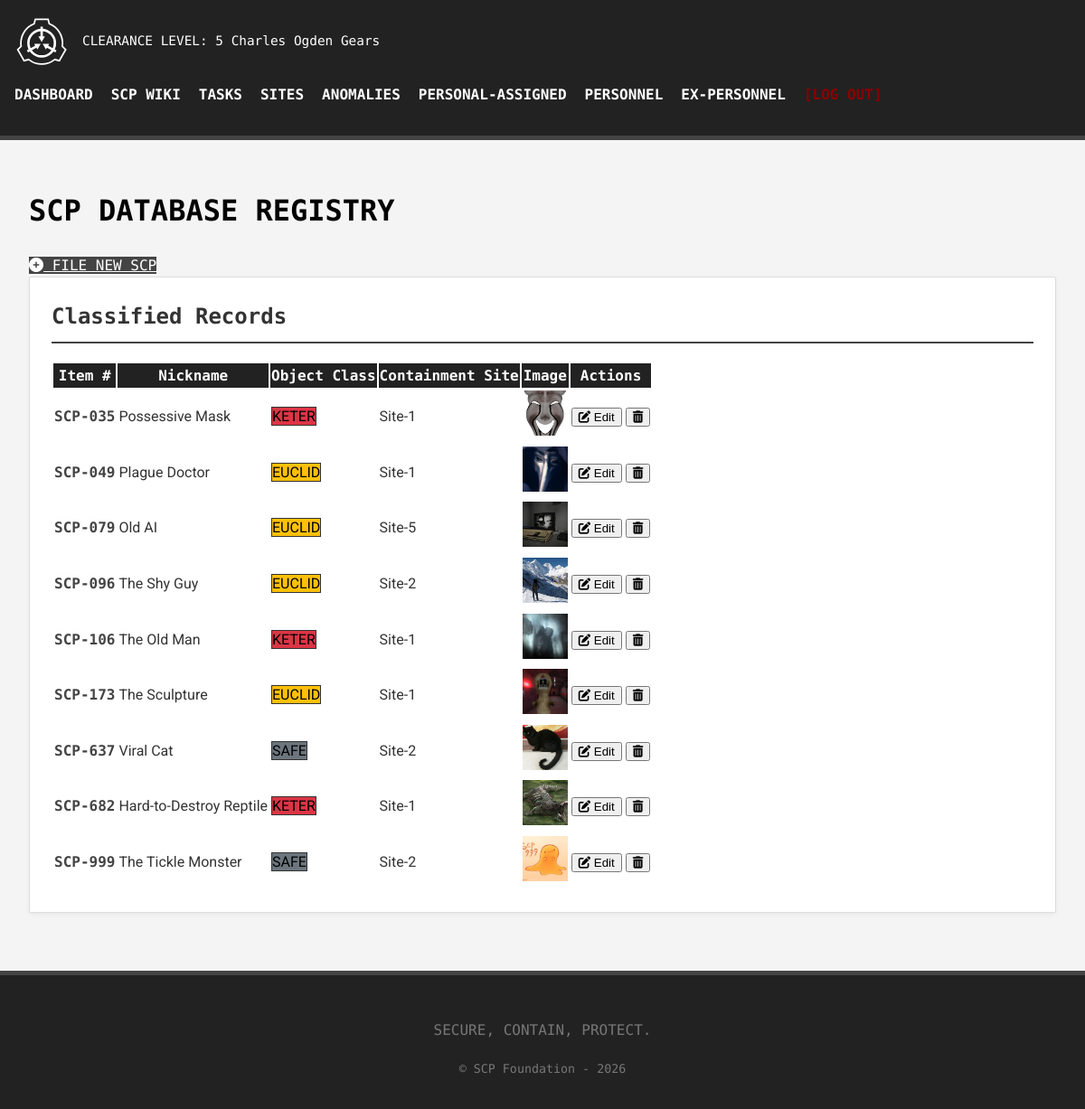
/SCP_CRUD_PHP/index.php?action=anomalies_index (signed in), run on an earlier commit of the app's database.
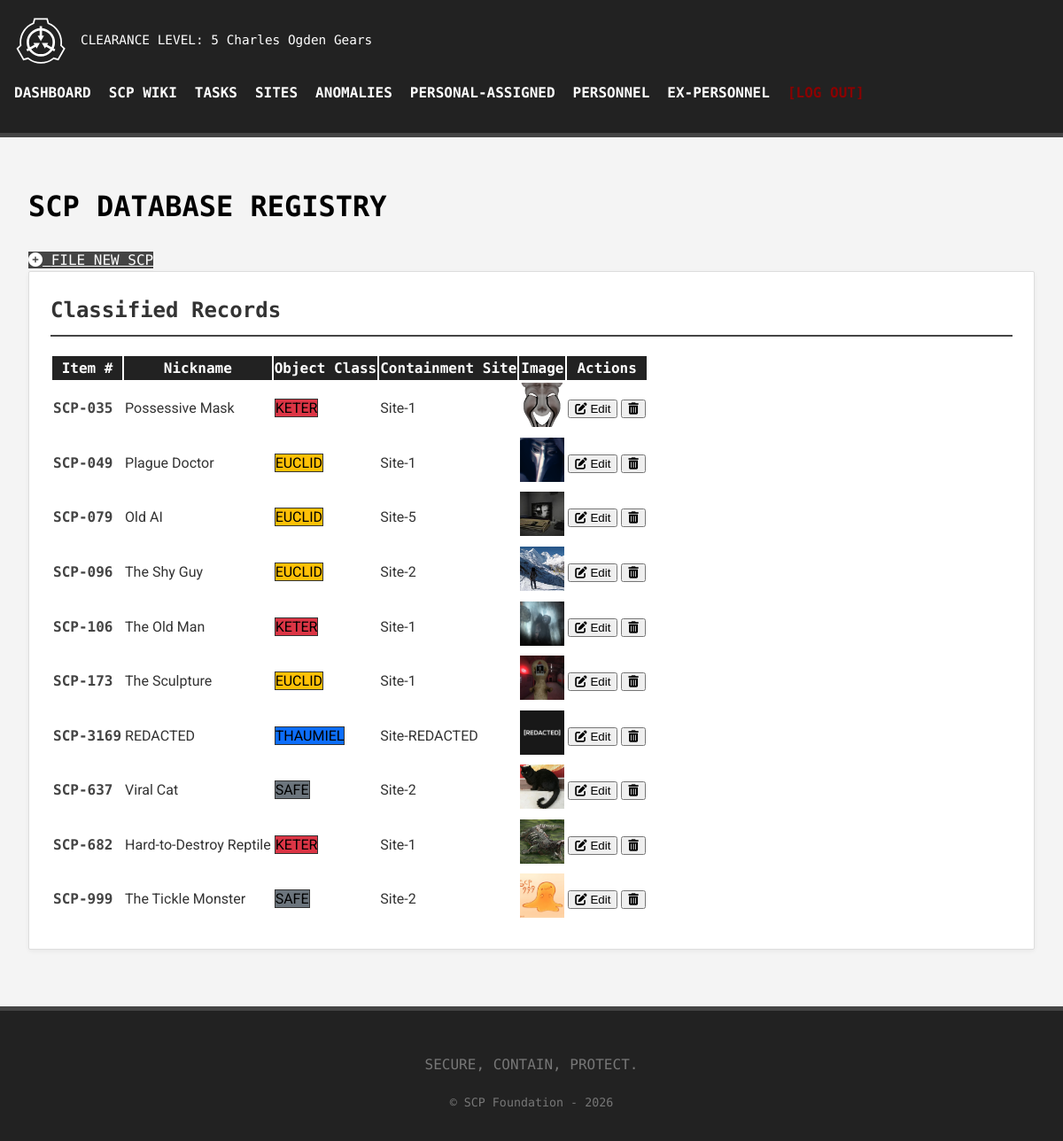
And on a later commit of the database.
### tables this page shows
CREATE TABLE `anomalies` (
  `id` varchar(20) NOT NULL,
  `nickname` varchar(100) DEFAULT NULL,
  `class` varchar(255) NOT NULL,
  `contencion` text DEFAULT NULL,
  `description` text DEFAULT NULL,
  `doc_extensa` varchar(255) DEFAULT NULL,
  `img_url` text DEFAULT NULL,
  `id_sitio` int(11) DEFAULT NULL
);

### SCP_CRUD_PHP/controllers/AnomaliesController.php (called while the page is built, shortened)
<?php
require_once 'models/Anomalies.php';
class AnomaliesController
{
    private $repository;
    public function __construct(IAnomaliesRepository $repository)
    {
        $this->repository = $repository;
    }
    public function index()
    {
        $anomaliesList = $this->repository->getAll();
        require_once 'views/CRUD/anomalies/anomalies.php';
    }
}

### SCP_CRUD_PHP/repositories/MariaDBCrudAnomaliesRepository.php (called while the page is built, shortened)
<?php
require_once 'models/Anomalies.php';
class MariaDBCrudAnomaliesRepository implements IAnomaliesRepository
{
    private $pdo;
    public function __construct(PDO $pdo)
    {
        $this->pdo = $pdo;
    }
    public function getAll()
    {
        $sql = "SELECT * FROM anomalies ORDER BY id ASC";
        $stmt = $this->pdo->prepare($sql);
        $stmt->execute();
        $list = [];
        while ($row = $stmt->fetch(PDO::FETCH_ASSOC)) {
            $list[] = $this->toObject($row);
        }
        return $list;
    }
    private function toObject($row)
    {
        return new Anomalies(
            $row['id'],
            $row['nickname'],
            $row['class'],
            $row['contencion'],
            $row['description'],
            $row['doc_extensa'],
            $row['img_url'],
            $row['id_sitio']
        );
    }
}

### SCP_CRUD_PHP/models/Anomalies.php (called while the page is built, shortened)
<?php
class Anomalies
{
    private $id;
    private $nickname;
    private $class;
    private $img_url;
    private $id_sitio;
    public function __construct($id, $nickname, $class, $contencion, $description, $doc_extensa, $img_url, $id_sitio)
    {
        $this->id = $id;
        $this->nickname = $nickname;
        $this->class = $class;
        $this->img_url = $img_url;
        $this->id_sitio = $id_sitio;
    }
    public function getId()
    {
        return $this->id;
    }
    public function getNickname()
    {
        return $this->nickname;
    }
    public function getClass()
    {
        return $this->class;
    }
    public function getImgUrl()
    {
        return $this->img_url;
    }
    public function getIdSitio()
    {
        return $this->id_sitio;
    }
    public function hasImage()
    {
        return !empty($this->img_url);
    }
}

### SCP_CRUD_PHP/views/CRUD/anomalies/anomalies.php (the view, shortened to what the changed rows need)
<?php
require_once 'views/templates/header.php';
?>
<main>
    <div class="container-fluid">
        <div class="d-flex justify-content-between align-items-center mb-4">
            <h1 style="font-family: var(--font-mono); color: var(--highlight-color); text-transform: uppercase;">
                SCP Database Registry
            </h1>
        </div>
        <div class="card">
            <h2 style="font-family: var(--font-mono); margin-top:0;">Classified Records</h2>
            <div class="table-responsive">
                <table class="table table-hover align-middle">
                    <thead style="background-color: var(--nav-bg); color: var(--nav-text); font-family: var(--font-mono);">
                        <tr>
                            <th>Item #</th>
                            <th>Nickname</th>
                            <th>Object Class</th>
                            <th>Containment Site</th>
                            <th>Image</th>
                            <th class="text-end">Actions</th>
                        </tr>
                    </thead>
                    <tbody style="font-family: var(--font-main); color: var(--text-color);">
                        <?php if (empty($anomaliesList)): ?>
                            <tr>
                                <td colspan="6" class="text-center py-4">No records found in the database.</td>
                            </tr>
                        <?php else: ?>
                            <?php foreach ($anomaliesList as $scp): ?>
                                <tr>
                                    <td style="font-family: var(--font-mono); font-weight: bold; color: var(--accent-color);">
                                        <?= htmlspecialchars($scp->getId()) ?>
                                    </td>
                                    <td><?= htmlspecialchars($scp->getNickname()) ?></td>
                                    <td>
                                        <?php
                                        $class = strtoupper($scp->getClass());
                                        $badgeColor = '#6c757d';
                                        if ($class === 'EUCLID') $badgeColor = '#ffc107';
                                        if ($class === 'KETER') $badgeColor = '#dc3545';
                                        if ($class === 'THAUMIEL') $badgeColor = '#0d6efd';
                                        ?>
                                        <span class="badge" style="background-color: <?= $badgeColor ?>; color: #000; border: 1px solid #333;">
                                            <?= htmlspecialchars($class) ?>
                                        </span>
                                    </td>
                                    <td>
                                        Site-<?= htmlspecialchars($scp->getIdSitio() ?? 'REDACTED') ?>
                                    </td>
                                    <td>
                                        <?php if ($scp->hasImage()): ?>
                                            <img src="<?= htmlspecialchars($scp->getImgUrl()) ?>" alt="SCP Img" class="img-thumbnail"
                                                style="height: 50px; width: 50px; object-fit: cover; border-color: var(--accent-color);">
                                        <?php else: ?>
                                            <span class="text-muted" style="font-size: 0.8rem;">[NO DATA]</span>
                                        <?php endif; ?>
                                    </td>
                                    <td class="text-end">
                                        <div class="btn-group" role="group">
                                            <button type="button"
                                                class="btn btn-sm btn-outline-secondary"
                                                onclick="openEditSCP('<?= $scp->getId() ?>')">
                                                <i class="fas fa-edit"></i> Edit
                                            </button>
                                            <form action="index.php?action=anomalies_delete" method="POST" style="display:inline;">
                                                <button type="submit" class="btn btn-sm btn-outline-danger"
                                                    onclick="return confirm('WARNING: Are you sure you want to expunge this record?');">
                                                    <i class="fas fa-trash-alt"></i>
                                                </button>
                                            </form>
                                        </div>
                                    </td>
                                </tr>
                            <?php endforeach; ?>
                        <?php endif; ?>
                    </tbody>
                </table>
            </div>
        </div>
    </div>
</main>
<?php require_once 'views/templates/footer.php'; ?>

What changed in the data, as far as the page shows it:
added anomalies: id "SCP-3169", nickname "REDACTED", class "THAUMIEL", id_sitio "REDACTED", img_url (picture)
